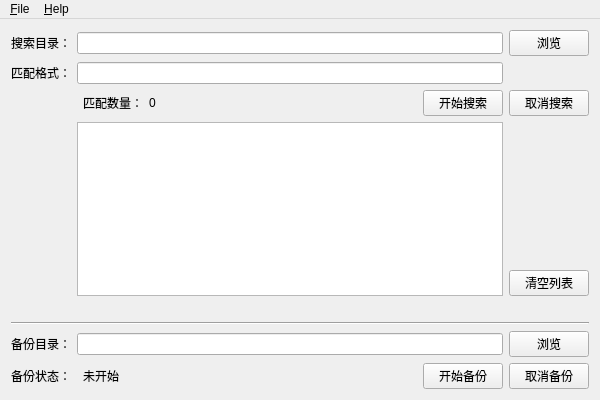
<?xml version="1.0" encoding="UTF-8"?>
<ui version="4.0">
 <class>Frame</class>
 <widget class="QMainWindow" name="Frame">
  <property name="geometry">
   <rect>
    <x>0</x>
    <y>0</y>
    <width>600</width>
    <height>400</height>
   </rect>
  </property>
  <property name="minimumSize">
   <size>
    <width>600</width>
    <height>400</height>
   </size>
  </property>
  <property name="maximumSize">
   <size>
    <width>900</width>
    <height>600</height>
   </size>
  </property>
  <property name="windowTitle">
   <string>Frame</string>
  </property>
  <widget class="QWidget" name="centralWidget">
   <layout class="QGridLayout" name="gridLayout">
    <item row="10" column="4">
     <spacer name="horizontalSpacer">
      <property name="orientation">
       <enum>Qt::Horizontal</enum>
      </property>
      <property name="sizeHint" stdset="0">
       <size>
        <width>40</width>
        <height>20</height>
       </size>
      </property>
     </spacer>
    </item>
    <item row="4" column="2">
     <widget class="QLabel" name="lblSearchState">
      <property name="text">
       <string>匹配数量：</string>
      </property>
      <property name="alignment">
       <set>Qt::AlignLeading|Qt::AlignLeft|Qt::AlignVCenter</set>
      </property>
     </widget>
    </item>
    <item row="0" column="0">
     <widget class="QLabel" name="lblSearch">
      <property name="text">
       <string>搜索目录：</string>
      </property>
     </widget>
    </item>
    <item row="13" column="0" colspan="7">
     <widget class="Line" name="line">
      <property name="orientation">
       <enum>Qt::Horizontal</enum>
      </property>
     </widget>
    </item>
    <item row="0" column="1" colspan="5">
     <widget class="QLineEdit" name="ledtSearchPath"/>
    </item>
    <item row="1" column="0">
     <widget class="QLabel" name="lblPattern">
      <property name="text">
       <string>匹配格式：</string>
      </property>
     </widget>
    </item>
    <item row="0" column="6">
     <widget class="QPushButton" name="pbtnSearchBrowse">
      <property name="text">
       <string>浏览</string>
      </property>
     </widget>
    </item>
    <item row="15" column="1" colspan="5">
     <widget class="QLineEdit" name="ledtBackupPath"/>
    </item>
    <item row="15" column="6">
     <widget class="QPushButton" name="pbtnBackupBrowse">
      <property name="text">
       <string>浏览</string>
      </property>
     </widget>
    </item>
    <item row="15" column="0">
     <widget class="QLabel" name="lblBackup">
      <property name="text">
       <string>备份目录：</string>
      </property>
     </widget>
    </item>
    <item row="1" column="1" colspan="5">
     <widget class="QLineEdit" name="ledtPattern"/>
    </item>
    <item row="5" column="1" rowspan="5" colspan="5">
     <widget class="QListWidget" name="lstLogs"/>
    </item>
    <item row="4" column="6">
     <widget class="QPushButton" name="pbtnSearchCancel">
      <property name="text">
       <string>取消搜索</string>
      </property>
     </widget>
    </item>
    <item row="4" column="5">
     <widget class="QPushButton" name="pbtnSearchStart">
      <property name="text">
       <string>开始搜索</string>
      </property>
     </widget>
    </item>
    <item row="17" column="6">
     <widget class="QPushButton" name="pbtnBackupCancel">
      <property name="text">
       <string>取消备份</string>
      </property>
     </widget>
    </item>
    <item row="17" column="5">
     <widget class="QPushButton" name="pbtnBackupStart">
      <property name="text">
       <string>开始备份</string>
      </property>
     </widget>
    </item>
    <item row="4" column="3">
     <widget class="QLabel" name="lblLogCount">
      <property name="text">
       <string>0</string>
      </property>
     </widget>
    </item>
    <item row="9" column="6">
     <widget class="QPushButton" name="pbtnClearLogs">
      <property name="text">
       <string>清空列表</string>
      </property>
     </widget>
    </item>
    <item row="17" column="0">
     <widget class="QLabel" name="lblBackupState">
      <property name="text">
       <string>备份状态：</string>
      </property>
     </widget>
    </item>
    <item row="17" column="2">
     <widget class="QLabel" name="lblBackupInfo">
      <property name="text">
       <string>未开始</string>
      </property>
     </widget>
    </item>
   </layout>
  </widget>
  <widget class="QMenuBar" name="menuBar">
   <property name="geometry">
    <rect>
     <x>0</x>
     <y>0</y>
     <width>600</width>
     <height>21</height>
    </rect>
   </property>
   <widget class="QMenu" name="menu_File">
    <property name="title">
     <string>&amp;File</string>
    </property>
   </widget>
   <widget class="QMenu" name="menu_Help">
    <property name="title">
     <string>&amp;Help</string>
    </property>
    <addaction name="action_About"/>
   </widget>
   <addaction name="menu_File"/>
   <addaction name="menu_Help"/>
  </widget>
  <action name="action_About">
   <property name="text">
    <string>&amp;About</string>
   </property>
   <property name="shortcutContext">
    <enum>Qt::WidgetShortcut</enum>
   </property>
  </action>
 </widget>
 <layoutdefault spacing="6" margin="11"/>
 <resources/>
 <connections/>
</ui>
